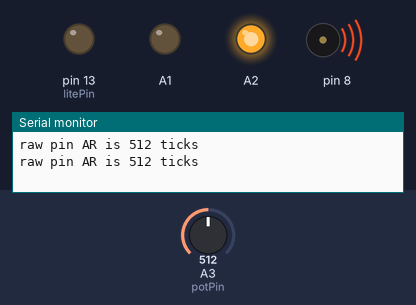
A sketch run on a simulated Arduino Uno, built with avr-gcc and run on an emulated ATmega328P. Shown: output pins drawn as LEDs (lit = HIGH), buzzer (waves = sounding), the last lines printed to the serial monitor. The test bench sets the inputs (shaded band); at power-on: A3 (potPin) = 512.

Above: at 1.2 s.
1.3 s: A3 (potPin) set to 33
4.3 s: A3 (potPin) set to 28
At 4.6 s:
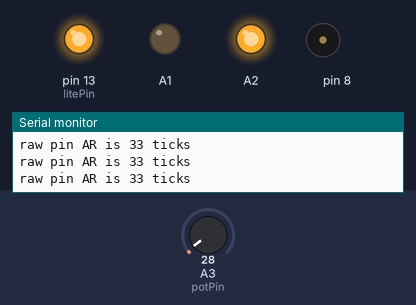
5.8 s: A3 (potPin) set to 122
At 6.23 s:
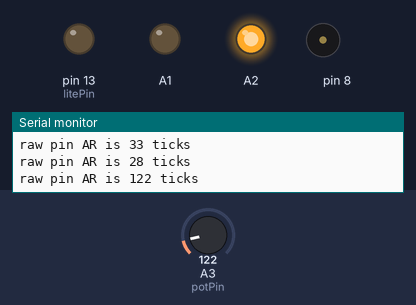
8.8 s: A3 (potPin) set to 21
At 10.1 s:
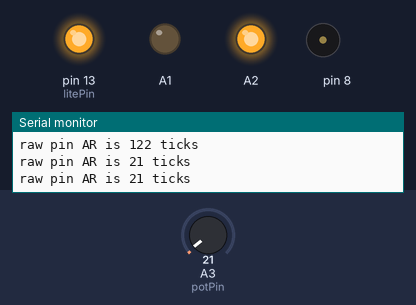
Timing chart, 0 to 11.3 s (numbered marks = the images above; inputs shaded):
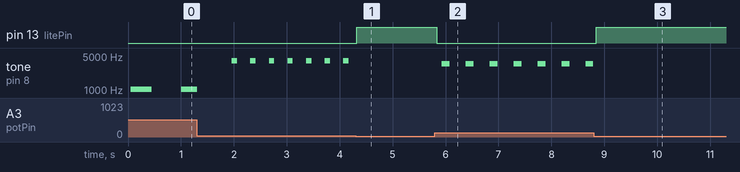

Measured:
- the behaviour switches between 31 and 30 on A3 (potPin) (found by bisection; images 0 and 1)
- after the input at 4.3 s, pin 13 (litePin): LOW → HIGH at once; tone on pin 8: stops changing and stays silent
- after the input at 5.8 s, pin 13 (litePin): HIGH → LOW at once; tone on pin 8: alternates 3440 Hz for 0.15 s and silent for 0.30 s, starting after 0.13 s
- after the input at 8.8 s, pin 13 (litePin): LOW → HIGH after 0.05 s; tone on pin 8: stops changing and stays silent
- by itself, tone on pin 8: repeats every 0.35 s: 3988 Hz 0.10 s, silent 0.25 s

The sketch:

AnalInputMap2ToneB.ino
```cpp
/*
input analog voltage, from pot or sonar, map to useful values, activate toner using beep
rate and frequency to indicate distance (inversely), when target distance reached, stop
tone and
 turn on a light; set adjacent analog pins (gnd, 5v, signal) to 0 and 5 v to power pot
 or US device
 mod A worked fine but not optimal -- long delays make loop execute very slowly when AR big;
 mod B uses timed event method to eliminate loop delays, much more complex logic,
 and tone quality suffers from beat frequency I assume
 */

// preprocessor directives
#define potPin  A3  // analog pin to read the pot / device voltage, A1-2 can power device
#define litePin 13  // digital pin to light LED when target distance reached

// these are local vars in loop, not global, shown here for clarity
//int ARval;       //  variable reads the raw value from the analog pin
//int beepDura;    // duration of tone() on and off in mSec
//int toneFreq;   // frequency of tone() in hz
//boolean beepOn;  // true if we're doing a timed beep event

void setup()
{
  pinMode(potPin, INPUT);   // put pot ends/device to 5v and grnd, signal voltage to A3
  pinMode(A2,OUTPUT);
  pinMode(A1,OUTPUT);
  pinMode(litePin,OUTPUT);  // signal lite comes on when target distance reached
  digitalWrite(A2,HIGH);
  digitalWrite(A1,LOW);
  digitalWrite(litePin,LOW);  // init LED to off

  Serial.begin(9600);   // need for printout of values, watch loop execution rate
}

void loop()
{
  static byte counter = 20;   // static sets this once, counter enables sane printout
  static boolean beepON = false;  // set once; will be set true when we start a new beep event
  static long beepStart = 0;  // times for beep event, set when new one starts
  static long beepStop = 0;   // want to keep value, not to reset each loop

  int ARval = analogRead(potPin);   // reads the volts from the potentiometer/US device
  // 0-5000 mv. input translates to 0 to 1023, .205 ticks/mV,
  // US device V output linearly proportional to distance ~150 mv/ft
  // thus 1 ft ~= 150*.205 = 31 ticks; and 20 ft = 3000 mV * .205 = 615 ticks
  // we'll use these values to set rate and freq. of a beeping tone
  // we want fastest rate to be 4 beeps/sec, i.e. on/off duration each 125 msec;
  // we want slowest rate to be 1/2 beep/ sec, ie on/off duration each 500 msec;
  // slowest freq 400 hz, fastest 4000 hz; so we map tick range to those 2 ranges

  // map function uses integers, but does not constrain to a range
  int beepDura = map(ARval,31,615,125,500); // postive slope so closer --> smaller intervals
  int toneFreq = map(ARval,31,615,4000,400); // negative slope so closer --> higher freq
  // so we constrain here
  beepDura = constrain(beepDura,125,500);
  toneFreq = constrain(toneFreq,400,4000);

  if (ARval >= 31)  // > 1 ft range, we use timed event to beep pin 8
  {
    digitalWrite(litePin,LOW);  // lite ON if < target distance, OFF if >
    // if beepON false we should init another beep event, set time params
    if(!beepON)
    {
      beepON = true;
      beepStart = millis();
      beepStop = beepStart + (beepDura *2); // time to stop this event

    }
    else //  beep event is on so we do it until time is expired
    {
      if(millis() < beepStart + beepDura)
        tone(8,toneFreq);  // tone on/off equal amounts
      else
        noTone(8);
      // if time is expired, we reset, start new event next loop w/ new params
      if(millis() > beepStop)
        beepON= false;
    } // end else

  }
  else  // we're < 1 ft distance, turn off beep and turn on LED
  {
    noTone(8);
    // lite the lite
    digitalWrite(litePin,HIGH);
  }

  //
  //  // map fx I/O uses integers; we could convert input value in ticks to distance in ft.
  //  val = map(ARval, 31, 615, 1, 20);  // and print to Ser. Mon.
  //  Serial.println(val); // in ft.

  if(counter==20)   // print every 20 loops
  {
    String myValue = String(ARval,DEC);
    Serial.println(String ("raw pin AR is " + myValue + " ticks"));
    counter = 0;
  }
  counter++;

  delay(50);
}
```
